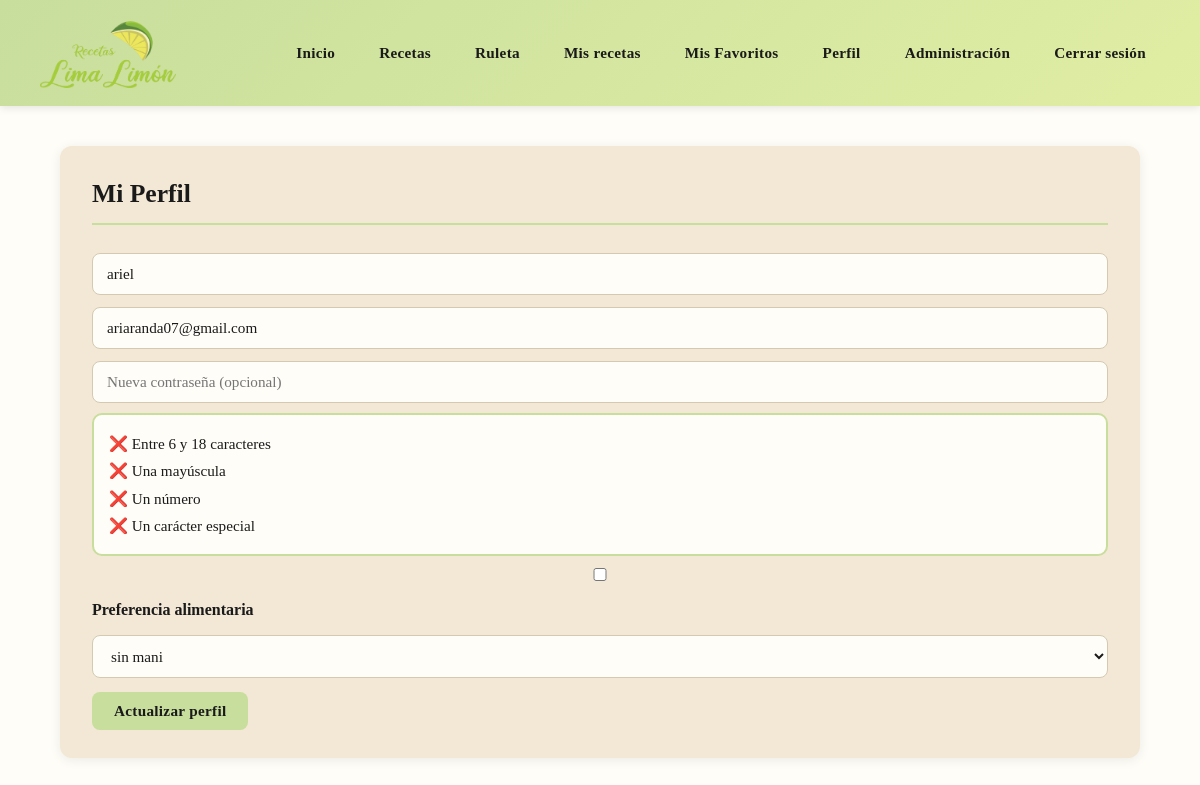
The app's page /perfil.php (signed in) with its own data.
### tables this page shows
CREATE TABLE `usuarios` (
  `id` int(11) NOT NULL,
  `nombre` varchar(100) DEFAULT NULL,
  `email` varchar(100) DEFAULT NULL,
  `password` varchar(255) DEFAULT NULL,
  `preferencia_tipo` varchar(150) DEFAULT NULL,
  `rol` varchar(20) NOT NULL DEFAULT 'usuario'
);

### preferencias.php (called while the page is built, shortened)
<?php
function preferencias_base() {
    return [
        "vegano" => "Vegano",
        "vegetariano" => "Vegetariano",
        "sin gluten" => "Sin gluten",
        "sin lactosa" => "Sin lactosa"
    ];
}
function obtener_preferencias($conn) {
    $preferencias = preferencias_base();
    $vistas = [];
    foreach(array_keys($preferencias) as $valor_base) {
        $vistas[$valor_base] = true;
    }
    $sql = "
        SELECT preferencia_tipo AS tipo
        FROM usuarios
        WHERE preferencia_tipo IS NOT NULL
        AND preferencia_tipo <> ''
        UNION
        SELECT tipo
        FROM recetas
        WHERE tipo IS NOT NULL
        AND tipo <> ''
        ORDER BY tipo
    ";
    $result = $conn->query($sql);
    if($result) {
        while($row = $result->fetch_assoc()) {
            $valor = trim($row["tipo"] ?? "");
            $clave = function_exists("mb_strtolower")
                ? mb_strtolower($valor, "UTF-8")
                : strtolower($valor);
            if(!isset($vistas[$clave])) {
                $preferencias[$valor] = $valor;
                $vistas[$clave] = true;
            }
        }
    }
    return $preferencias;
}
?>

### perfil.php (the view, shortened to what this page needs)
<?php
include("config.php");
include("preferencias.php");
$id = $_SESSION['user_id'];
$stmt = $conn->prepare("
SELECT *
FROM usuarios
WHERE id=?
");
$stmt->bind_param("i", $id);
$stmt->execute();
$result = $stmt->get_result();
$user = $result->fetch_assoc();
$preferencias = obtener_preferencias($conn);
?>
<link rel="stylesheet" href="css/style.css">
<?php include("header.php"); ?>
<div class="container">
<div class="form-box">
<h2>Mi Perfil</h2>
<form action="actualizar.php" method="POST">
<input
type="text"
name="nombre"
value="<?php echo $user['nombre']; ?>"
required
>
<input
type="email"
name="email"
value="<?php echo $user['email']; ?>"
required
>
<input
type="password"
name="password"
id="newpassword"
placeholder="Nueva contraseña (opcional)"
>
<div id="requisitos" style="margin-top:10px;">
❌ Entre 6 y 18 caracteres<br>
❌ Una mayúscula<br>
❌ Un número<br>
❌ Un carácter especial
</div>
<input type="checkbox" onclick="mostrarNewPassword()">
<label>Preferencia alimentaria</label>
<select
name="preferencia_tipo"
id="preferencia"
onchange="mostrarOtro()"
>
<?php foreach($preferencias as $valor => $texto) { ?>
<option
value="<?php echo htmlspecialchars($valor); ?>"
<?php if(($user['preferencia_tipo'] ?? "") == $valor) echo "selected"; ?>
>
<?php echo htmlspecialchars($texto); ?>
</option>
<?php } ?>
</select>
<button type="submit">
Actualizar perfil
</button>
</form>
</div>
</div>

### css/style.css (style rules this page uses)
*, *::before, *::after { box-sizing: border-box; margin: 0; padding: 0; }
.container { width: 90%; max-width: 1100px; margin: 40px auto; }
.container h2 { font-size: 1.8rem; font-weight: 700; color: var(--negro); margin-bottom: 24px; border-bottom: 2px solid var(--verde-medio); padding-bottom: 10px; }
.form-box { background: var(--beige); padding: 28px 32px; border-radius: var(--radio); margin-bottom: 32px; box-shadow: var(--sombra); }
.form-box h2 { font-size: 1.6rem; margin-bottom: 16px; border-bottom: 2px solid var(--verde-medio); padding-bottom: 8px; }
input, textarea, select { width: 100%; padding: 11px 14px; margin-top: 12px; border: 1.5px solid #d5c9b0; border-radius: 8px; background: var(--crema); color: var(--negro); font-family: inherit; font-size: 0.95rem; transition: border-color 0.2s, box-shadow 0.2s; outline: none; }
select { cursor: pointer; }
label { display: block; margin-top: 16px; font-weight: 600; }
button { max-width: 100%; margin-top: 14px; padding: 10px 22px; background: var(--verde-medio); color: var(--negro); border: none; border-radius: 8px; cursor: pointer; font-family: inherit; font-size: 0.95rem; font-weight: 600; letter-spacing: 0.02em; transition: background 0.2s, transform 0.1s; }
#requisitos { margin-top:15px; padding:15px; background:var(--crema); border:2px solid var(--verde-medio); border-radius:10px; line-height:1.8; font-size:.95rem; color:var(--negro); }

### records on screen
usuarios: nombre "ariel", email "ariaranda07@gmail.com", preferencia_tipo "sin mani"
